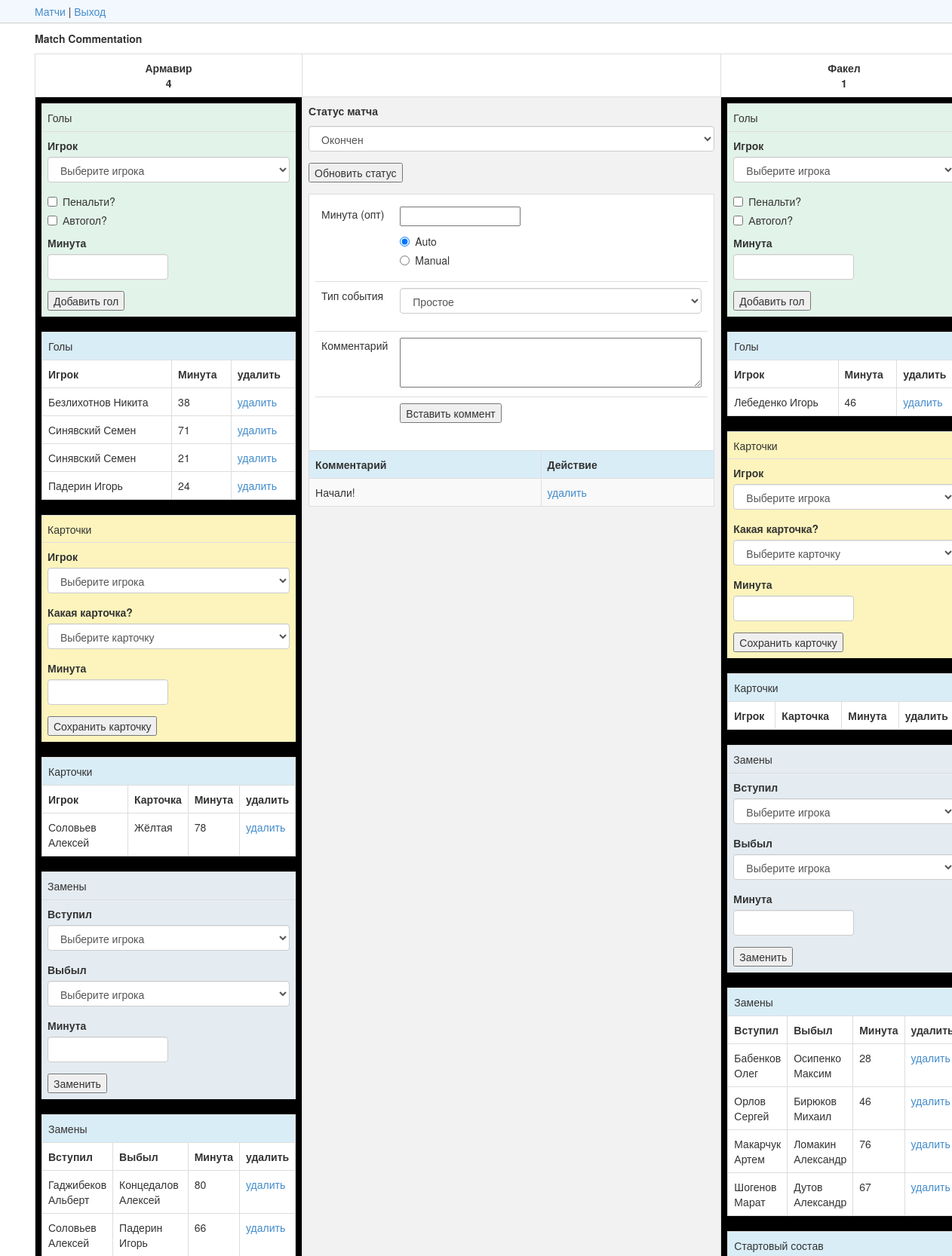
The page /commentator/match_commentation.php?id=4 (signed in, upper part) on the database its author committed.
### tables this page shows
CREATE TABLE `matches` (
  `id` int(11) UNSIGNED NOT NULL,
  `team1_id` int(11) UNSIGNED NOT NULL DEFAULT '0',
  `team2_id` int(11) UNSIGNED NOT NULL DEFAULT '0',
  `title` varchar(255) NOT NULL DEFAULT '',
  `description` varchar(255) NOT NULL DEFAULT '',
  `match_date` varchar(30) NOT NULL DEFAULT '',
  `referee_head` varchar(255) NOT NULL DEFAULT '',
  `referee_assistant` varchar(255) NOT NULL DEFAULT '',
  `referee_assistant2` varchar(255) NOT NULL DEFAULT '',
  `referee_fourth` varchar(255) NOT NULL DEFAULT '',
  `stadium` varchar(100) NOT NULL DEFAULT '',
  `status` varchar(25) NOT NULL DEFAULT 'temp',
  `commentator_id` int(11) UNSIGNED NOT NULL DEFAULT '0',
  `last_start_time` int(11) UNSIGNED NOT NULL DEFAULT '0',
  `match_revision_nr` int(11) UNSIGNED NOT NULL DEFAULT '0',
  `comment_revision_nr` int(11) UNSIGNED NOT NULL DEFAULT '0',
  `is_deleted` tinyint(1) NOT NULL DEFAULT '0'
);

CREATE TABLE `teams` (
  `id` int(11) UNSIGNED NOT NULL,
  `name` varchar(20) NOT NULL DEFAULT '',
  `logo` varchar(250) NOT NULL DEFAULT '',
  `manager` varchar(60) NOT NULL DEFAULT '',
  `is_deleted` tinyint(1) NOT NULL DEFAULT '0'
);

CREATE TABLE `match_goals` (
  `id` int(11) UNSIGNED NOT NULL,
  `match_player_id` int(11) UNSIGNED NOT NULL DEFAULT '0',
  `goal_minute` varchar(6) NOT NULL DEFAULT '',
  `is_penalty_goal` tinyint(1) NOT NULL DEFAULT '0',
  `is_own_goal` tinyint(1) NOT NULL DEFAULT '0',
  `insert_time` int(11) UNSIGNED NOT NULL DEFAULT '0',
  `is_deleted` tinyint(1) NOT NULL DEFAULT '0'
);

CREATE TABLE `match_players` (
  `id` int(11) UNSIGNED NOT NULL,
  `match_id` int(11) UNSIGNED NOT NULL DEFAULT '0',
  `team_id` int(10) UNSIGNED NOT NULL DEFAULT '0',
  `team_player_id` int(10) UNSIGNED NOT NULL DEFAULT '0',
  `name` varchar(30) NOT NULL DEFAULT '',
  `squad_number` varchar(30) NOT NULL DEFAULT '',
  `is_deleted` tinyint(1) NOT NULL DEFAULT '0',
  `display_order` tinyint(3) UNSIGNED NOT NULL DEFAULT '0',
  `status` varchar(25) NOT NULL DEFAULT 'not_available'
);

CREATE TABLE `match_cards` (
  `id` int(11) UNSIGNED NOT NULL,
  `match_player_id` int(11) UNSIGNED NOT NULL DEFAULT '0',
  `card_type` varchar(20) NOT NULL DEFAULT 'standard',
  `card_minute` varchar(6) NOT NULL DEFAULT '',
  `insert_time` int(11) UNSIGNED NOT NULL DEFAULT '0',
  `is_deleted` tinyint(1) NOT NULL DEFAULT '0'
);

CREATE TABLE `match_substitutions` (
  `id` int(11) UNSIGNED NOT NULL,
  `match_player_id_in` int(11) UNSIGNED NOT NULL DEFAULT '0',
  `match_player_id_out` int(11) UNSIGNED NOT NULL DEFAULT '0',
  `substitution_minute` varchar(6) NOT NULL DEFAULT '',
  `insert_time` int(11) UNSIGNED NOT NULL DEFAULT '0',
  `is_deleted` tinyint(1) NOT NULL DEFAULT '0'
);

CREATE TABLE `commentation` (
  `id` int(11) UNSIGNED NOT NULL,
  `match_id` int(11) UNSIGNED NOT NULL DEFAULT '0',
  `comment_minute` varchar(10) NOT NULL DEFAULT '',
  `comment` varchar(1000) NOT NULL DEFAULT '',
  `comment_type` varchar(20) NOT NULL DEFAULT 'standard',
  `insert_time` int(11) UNSIGNED NOT NULL DEFAULT '0',
  `is_deleted` tinyint(1) NOT NULL DEFAULT '0'
);

### commentator/match_commentation.php (the view, shortened to what the rows shown need)
<?php
require_once('../config/site.php');
require_once('../Connections/conn.php');
if (isset($_GET['id'])) {
	$id = intval($_GET['id']);
	if ($script_match_type == 'soccer') {
		$sql = <<<EOF
SELECT
t1.id,
t1.status,
t1.last_start_time,
t1.team1_id,
t1.team2_id,
t2.name AS home_team,
t3.name AS away_team,
(
	SELECT
	COUNT(1)
	FROM match_goals t4
	INNER JOIN match_players t5 ON t4.match_player_id = t5.id
	WHERE
	(
		(
			t5.team_id = t2.id
			AND t4.is_own_goal = 0
			AND t5.match_id = t1.id
		)
		OR
		(
			t5.team_id = t3.id
			AND t4.is_own_goal = 1
			AND t5.match_id = t1.id
		)
	)
	AND t4.is_deleted = 0
) AS home_goal_sum,
(
	SELECT
	COUNT(1)
	FROM match_goals t6
	INNER JOIN match_players t7 ON t6.match_player_id = t7.id
	WHERE
	(
		(
			t7.team_id = t3.id
			AND t6.is_own_goal = 0
			AND t7.match_id = t1.id
		)
		OR
		(
			t7.team_id = t2.id
			AND t6.is_own_goal = 1
			AND t7.match_id = t1.id
		)
	)
	AND t6.is_deleted = 0
) AS away_goal_sum
FROM matches t1
LEFT JOIN teams t2 ON t1.team1_id = t2.id
LEFT JOIN teams t3 ON t1.team2_id = t3.id
WHERE
t1.id='{$id}'
AND t1.is_deleted = 0
AND t1.commentator_id = '{$_SESSION['commentator_user']['id']}'
EOF;
		$Recordset_MatchDetails = mysqli_query($conn, $sql) or die(mysqli_error($conn));
		$row_match_details = mysqli_fetch_assoc($Recordset_MatchDetails);
	}
} else {
	header("Location: matches.php");
	exit();
}
$team1_id = $row_match_details['team1_id'];
$sql = <<<EOF
SELECT
t1.id,
t1.comment,
t1.comment_type,
t1.comment_minute
FROM commentation t1
WHERE
t1.match_id='{$id}'
AND t1.is_deleted = 0
ORDER BY t1.insert_time DESC
EOF;
$Recordset_Comments = mysqli_query($conn, $sql) or die(mysqli_error($conn));
$match_comments = array();
while ($row_comment = mysqli_fetch_assoc($Recordset_Comments)) {
	$match_comments[] = $row_comment;
}
if ($script_match_type == 'soccer'){
	$sql = <<<EOF
SELECT
t1.id,
t1.goal_minute,
t1.is_penalty_goal,
t1.is_own_goal,
t2.name,
t2.squad_number,
t2.team_id
FROM match_goals t1
INNER JOIN match_players t2 ON t1.match_player_id = t2.id
WHERE
t2.match_id = '{$id}'
AND t1.is_deleted = 0
ORDER BY t1.insert_time DESC
EOF;
	$Recordset_Goals = mysqli_query($conn, $sql) or die(mysqli_error($conn));
	$goals_team1 = array();
	$goals_team2 = array();
	while ($row_goal = mysqli_fetch_assoc($Recordset_Goals)) {
		if ($row_goal['team_id'] == $team1_id) {
			$goals_team1[] = $row_goal;
		} else {
			$goals_team2[] = $row_goal;
		}
	}
}
$sql = <<<EOF
SELECT
t1.id,
t1.card_minute,
t1.card_type,
t2.name,
t2.squad_number,
t2.team_id
FROM match_cards t1
INNER JOIN match_players t2 ON t1.match_player_id = t2.id
WHERE
t2.match_id = '{$id}'
AND t1.is_deleted = 0
ORDER BY t1.insert_time DESC
EOF;
$Recordset_Cards = mysqli_query($conn, $sql) or die(mysqli_error($conn));
$cards_team1 = array();
$cards_team2 = array();
while ($row_card = mysqli_fetch_assoc($Recordset_Cards)) {
	if ($row_card['team_id'] == $team1_id) {
		$cards_team1[] = $row_card;
	} else {
		$cards_team2[] = $row_card;
	}
}
$sql = <<<EOF
SELECT
t1.id,
t1.substitution_minute,
t2.name AS name_in,
t2.squad_number AS squad_number_in,
t2.team_id AS team_id_in,
t3.name AS name_out,
t3.squad_number AS squad_number_out,
t3.team_id AS team_id_out
FROM match_substitutions t1
INNER JOIN match_players t2 ON t1.match_player_id_in = t2.id
INNER JOIN match_players t3 ON t1.match_player_id_out = t3.id
WHERE
t2.match_id = '{$id}'
AND t1.is_deleted = 0
ORDER BY t1.insert_time DESC
EOF;
$Recordset_Substitutions = mysqli_query($conn, $sql) or die(mysqli_error($conn));
$substitutions_team1 = array();
$substitutions_team2 = array();
while ($row_substitution = mysqli_fetch_assoc($Recordset_Substitutions)) {
	if ($row_substitution['team_id_in'] == $team1_id) {
		$substitutions_team1[] = $row_substitution;
	} else {
		$substitutions_team2[] = $row_substitution;
	}
}
?>
<!DOCTYPE html>
<html lang="en">
<head>
	<link href="css/bootstrap.min.css" rel="stylesheet">
</head>
<body>
<div class="container">
<div class="row" style="margin-top: 10px;">
<table class="table table-bordered">
<tr>
	<td align="center"><strong><?php echo htmlspecialchars($row_match_details['home_team']); ?>
			<br><?php echo htmlspecialchars($row_match_details['home_goal_sum']); ?></strong></td>
	<td align="center"><strong><?php echo htmlspecialchars($row_match_details['away_team']); ?>
			<br><?php echo htmlspecialchars($row_match_details['away_goal_sum']); ?></strong></td>
</tr>
<tr>
<td style="background-color: black;">
<?php
if ($script_match_type == 'soccer') {
?>
<table class="table table-bordered">
	<tr>
		<th><?php echo $label_array[36]; ?></th>
		<th><?php echo $label_array[40]; ?></th>
		<th><?php echo $label_array[42]; ?></th>
	</tr>
	<?php foreach ($goals_team1 as $goal) {
		?>
		<tr>
			<td align="left"><?php echo htmlspecialchars($goal['name']); ?></td>
			<td align="left">
				<?php
				echo htmlspecialchars(
					$goal['goal_minute'] . ($goal['is_penalty_goal'] == true ? ' (' . $label_array[43] . ') ' :
						($goal['is_own_goal'] ==
						true ? ' (' . $label_array[80] . ')' : ''))
				);
				?>
			</td>
			<td align="left">
				<a href="#"
				   onclick="if (confirm('<?php echo $label_array[44]; ?>')) {
					   document.getElementById('<?php echo 'd_mg_' . $goal['id']; ?>').submit(); } return false;
					   "><?php echo $label_array[42]; ?></a>
			</td>
		</tr>
	<?php } ?>
</table>
<?php
}
	?>
<table class="table table-bordered">
	<tr>
		<th><?php echo $label_array[36]; ?></th>
		<th><?php echo $label_array[51]; ?></th>
		<th><?php echo $label_array[40]; ?></th>
		<th><?php echo $label_array[42]; ?></th>
	</tr>
	<?php
	foreach ($cards_team1 as $card) {
		$card_type = $label_array[48];
		switch ($card['card_type']) {
			case 'yellow':
				$card_type = $label_array[48];
				break;
		}
		?>
		<tr>
			<td align="left"><?php echo htmlspecialchars($card['name']); ?></td>
			<td align="left"><?php echo htmlspecialchars($card_type); ?></td>
			<td align="left"><?php echo htmlspecialchars($card['card_minute']); ?></td>
			<td align="left">
				<a href="#"
				   onclick="if (confirm('<?php echo $label_array[44]; ?>')) { document.getElementById('<?php echo
					   'd_mc_' . $card['id']; ?>').submit(); } return false;"><?php echo $label_array[42]; ?></a>
			</td>
		</tr>
	<?php } ?>
</table>
<table class="table table-bordered">
	<tr>
		<th><?php echo $label_array[56]; ?></th>
		<th><?php echo $label_array[57]; ?></th>
		<th><?php echo $label_array[40]; ?></th>
		<th><?php echo $label_array[42]; ?></th>
	</tr>
	<?php foreach ($substitutions_team1 as $substitution) {
		?>
		<tr>
			<td align="left"><?php echo htmlspecialchars($substitution['name_in']); ?></td>
			<td align="left"><?php echo htmlspecialchars($substitution['name_out']); ?></td>
			<td align="left"><?php echo htmlspecialchars($substitution['substitution_minute']); ?></td>
			<td align="left">
				<a href="#"
				   onclick="if (confirm('<?php echo $label_array[44]; ?>')) { document.getElementById('<?php echo
					   'd_ms_' .
					   $substitution['id'];
				   ?>').submit(); } return false;"><?php echo $label_array[42]; ?></a>
			</td>
		</tr>
	<?php } ?>
</table>
</td>
<td style="background-color: #F2F2F2;">
	<form action="" method="post" enctype="multipart/form-data" role="form">
		<div class="form-group">
			<select name="status" class="form-control">
				<option value="finished" <?php if ($row_match_details['status'] == 'finished') {
					?> selected="selected"<?php } ?>><?php echo $label_array[66]; ?>
				</option>
			</select>
		</div>
	</form>
	<table class="table table-bordered table-striped" style="margin-top: 15px;">
		<tr class="info">
			<th><?php echo $label_array[76]; ?></th>
			<th><?php echo $label_array[79]; ?></th>
		</tr>
		<?php
		foreach ($match_comments as $comment) {
			$color              = '#000';
			$bg_color           = '#FFF';
			$is_different_color = false;
			?>
			<tr>
				<td align="left" <?php if ($is_different_color) {
					?> style="color:<?php echo $color; ?>; background-color:<?php echo $bg_color; ?>;"<?php } ?>>
					<?php
					echo htmlspecialchars(
						($comment['comment_minute'] == "" ? "" : $comment['comment_minute'] . ' - ') .
						nl2br($comment['comment'])
					);
					?>
				</td>
				<td align="left" <?php if ($is_different_color) {
					?> style="color:<?php echo $color; ?>; background-color:<?php echo $bg_color; ?>;"<?php } ?>>
					<a href="#"
					   onclick="if (confirm('<?php echo $label_array[44]; ?>')) { document.getElementById('<?php echo
						   'd_c_' .
						   $comment['id'];
					   ?>').submit(); } return false;"><?php echo $label_array[42]; ?></a>
				</td>
			</tr>
		<?php } ?>
	</table>
</td>
<td style="background-color: black;">
<?php
if ($script_match_type == 'soccer') {
?>
<table class="table table-bordered">
	<tr>
		<th><?php echo $label_array[36]; ?></th>
		<th><?php echo $label_array[40]; ?></th>
		<th><?php echo $label_array[42]; ?></th>
	</tr>
	<?php foreach ($goals_team2 as $goal) {
		?>
		<tr>
			<td align="left"><?php echo $goal['name']; ?></td>
			<td align="left">
				<?php
				echo htmlspecialchars(
					$goal['goal_minute'] . ($goal['is_penalty_goal'] == true ? ' (' . $label_array[43] . ') ' :
						($goal['is_own_goal'] == true ? ' (' . $label_array[80] . ')' : ''))
				);
				?>
			</td>
			<td align="left">
				<a href="#"
				   onclick="if (confirm('<?php echo $label_array[44]; ?>')) { document.getElementById('<?php echo
					   'd_mg_' . $goal['id'];
				   ?>')
					   .submit(); } return false;"><?php echo $label_array[42]; ?></a>
			</td>
		</tr>
	<?php } ?>
</table>
<?php
}
?>
<table class="table table-bordered">
	<tr>
		<th><?php echo $label_array[36]; ?></th>
		<th><?php echo $label_array[51]; ?></th>
		<th><?php echo $label_array[40]; ?></th>
		<th><?php echo $label_array[42]; ?></th>
	</tr>
</table>
<table class="table table-bordered">
	<tr>
		<th><?php echo $label_array[56]; ?></th>
		<th><?php echo $label_array[57]; ?></th>
		<th><?php echo $label_array[40]; ?></th>
		<th><?php echo $label_array[42]; ?></th>
	</tr>
	<?php foreach ($substitutions_team2 as $substitution) {
		?>
		<tr>
			<td align="left"><?php echo htmlspecialchars($substitution['name_in']); ?></td>
			<td align="left"><?php echo htmlspecialchars($substitution['name_out']); ?></td>
			<td align="left"><?php echo htmlspecialchars($substitution['substitution_minute']); ?></td>
			<td align="left">
				<a href="#"
				   onclick="if (confirm('<?php echo $label_array[44]; ?>')) { document.getElementById('<?php echo
					   'd_ms_' .
					   $substitution['id'];
				   ?>').submit(); } return false;"><?php echo $label_array[42]; ?></a>
			</td>
		</tr>
	<?php } ?>
</table>
</td>
</tr>
</table>
</div>
</div>
</body>
</html>

### rows shown on the page
matches: teams.name "Армавир", teams.name "Факел", status "Окончен"
match_goals: match_player.name "Безлихотнов Никита", goal_minute "38"
match_goals: match_player.name "Синявский Семен", goal_minute "71"
match_goals: match_player.name "Синявский Семен", goal_minute "21"
match_goals: match_player.name "Падерин Игорь", goal_minute "24"
match_cards: match_player.name "Соловьев Алексей", card_type "Жёлтая", card_minute "78"
match_substitutions: match_players.name "Гаджибеков Альберт", match_players.name "Концедалов Алексей", substitution_minute "80"
match_substitutions: match_players.name "Соловьев Алексей", match_players.name "Падерин Игорь", substitution_minute "66"
commentation: comment "Начали!"
match_goals: match_player.name "Лебеденко Игорь", goal_minute "46"
match_substitutions: match_players.name "Бабенков Олег", match_players.name "Осипенко Максим", substitution_minute "28"
match_substitutions: match_players.name "Орлов Сергей", match_players.name "Бирюков Михаил", substitution_minute "46"
match_substitutions: match_players.name "Макарчук Артем", match_players.name "Ломакин Александр", substitution_minute "76"
match_substitutions: match_players.name "Шогенов Марат", match_players.name "Дутов Александр", substitution_minute "67"

### other values the page prints
$label_array[83] "Матчи"
$label_array[120] "Выход"
$label_array[28] "Match Commentation"
$row_match_details['home_goal_sum'] "4"
$row_match_details['away_goal_sum'] "1"
$label_array[35] "Голы"
$label_array[36] "Игрок"
$label_array[38] "Пенальти?"
$label_array[39] "Автогол?"
$label_array[40] "Минута"
$label_array[42] "удалить"
$label_array[45] "Карточки"
$label_array[46] "Какая карточка?"
$label_array[51] "Карточка"
$label_array[52] "Замены"
